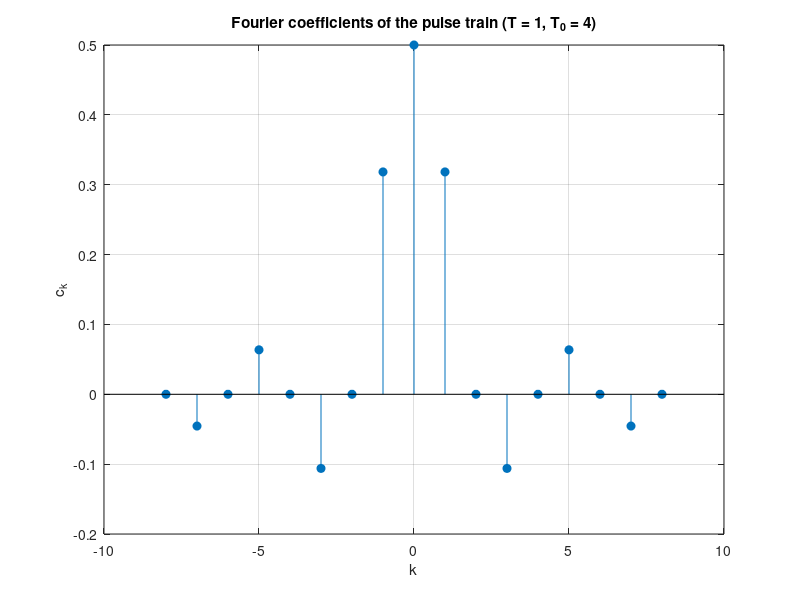
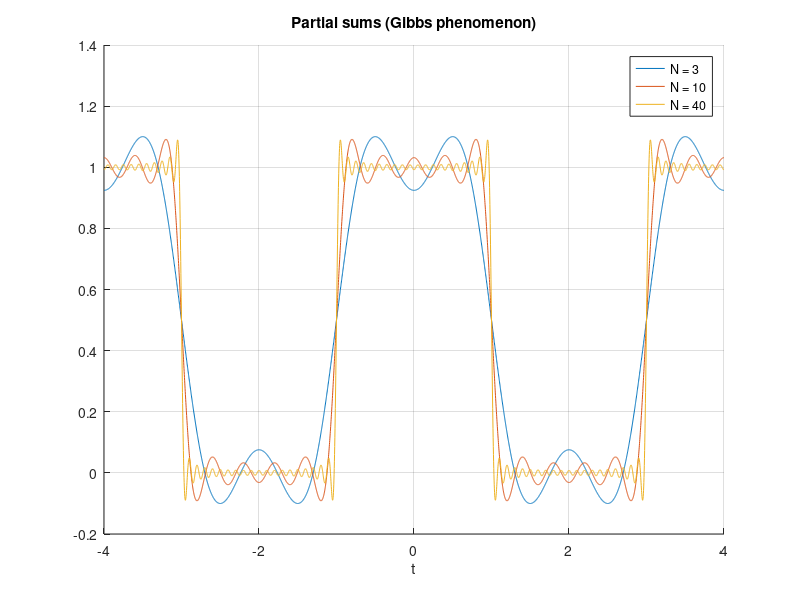

Reproduce these figures in MATLAB, in order.
% Signals and Systems — The Continuous-Time Fourier Series
%title: Fourier Series of a Pulse Train
%ar-title: متسلسلة فورييه لقطار النبضات
%lesson: ss-ch3-1
%course: signals-systems

%% Coefficients by numerical integration
%ar: ck = (1/T0) ∫ x(t) e^{−jkω0t} dt على دورة. النبضة سعتها 1 من −T إلى T. نختار T = 1 و T0 = 4، ونحسب بـ integral لكل k.
T = 1; T0 = 4; w0 = 2*pi/T0;
k = -8:8; c = zeros(size(k));
for m = 1:numel(k)
    c(m) = integral(@(t) exp(-1j*k(m)*w0*t), -T, T) / T0;
end
cf = sin(k*w0*T)./(k*pi); cf(k == 0) = 2*T/T0;
fprintf('k = %2d: numerical %8.5f, formula %8.5f\n', [k(9:13); real(c(9:13)); cf(9:13)])

%% The line spectrum
%ar: نرسم ck مقابل k بـ stem: قيم حقيقية (لأن الإشارة زوجية) وشكلها شكل sinc.
stem(k, real(c), 'filled'); grid on; xlabel('k'); ylabel('c_k'); title('Fourier coefficients of the pulse train (T = 1, T_0 = 4)')

%% Rebuild the signal from N harmonics
%ar: x_N(t) = Σ ck e^{jkω0t} من −N إلى N. كلما زاد N اقترب الشكل من النبضة، لكن يبقى «تجاوز» قرب الحواف ≈ 9% (ظاهرة جيبس).
t = linspace(-4, 4, 4000);
figure; hold on
for N = [3 10 40]
    kk = -N:N; ck = sin(kk*w0*T)./(kk*pi); ck(kk == 0) = 2*T/T0;
    xN = real(ck * exp(1j*w0*kk.'*t));
    plot(t, xN)
end
hold off; grid on; xlabel('t'); legend('N = 3', 'N = 10', 'N = 40'); title('Partial sums (Gibbs phenomenon)')
fprintf('overshoot with N = 40: %.3f\n', max(xN) - 1)

%%! Project idea: power in the harmonics
%ar: مشروع: بارسفال: القدرة = Σ|ck|². كم توافقية تحتاج لتحمل 95% من قدرة الإشارة؟ هذا سؤال تصميم عرض النطاق في الاتصالات.
P = 2*T/T0;                                         % average power of the pulse train
kk = -200:200; ck = sin(kk*w0*T)./(kk*pi); ck(kk == 0) = 2*T/T0;
for N = 0:10
    PN = sum(abs(ck(abs(kk) <= N)).^2);
    if PN >= 0.95*P, fprintf('N = %d harmonics carry %.1f%% of the power\n', N, PN/P*100); break, end
end
